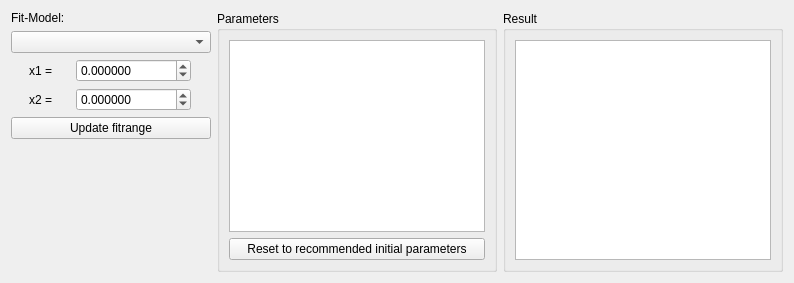
          <widget class="QWidget" name="tab_2">
           <attribute name="icon">
            <iconset resource="icons/mainrc.qrc">
             <normaloff>:/icons/Chart-Line-32.png</normaloff>:/icons/Chart-Line-32.png</iconset>
           </attribute>
           <attribute name="title">
            <string>Fit</string>
           </attribute>
           <layout class="QHBoxLayout" name="horizontalLayout_11">
            <item>
             <layout class="QVBoxLayout" name="verticalLayout_13">
              <item>
               <widget class="QLabel" name="label_3">
                <property name="sizePolicy">
                 <sizepolicy hsizetype="Preferred" vsizetype="Minimum">
                  <horstretch>0</horstretch>
                  <verstretch>0</verstretch>
                 </sizepolicy>
                </property>
                <property name="text">
                 <string>Fit-Model:</string>
                </property>
               </widget>
              </item>
              <item>
               <widget class="QComboBox" name="fitTypeCombo">
                <property name="sizePolicy">
                 <sizepolicy hsizetype="Fixed" vsizetype="Fixed">
                  <horstretch>0</horstretch>
                  <verstretch>0</verstretch>
                 </sizepolicy>
                </property>
                <property name="minimumSize">
                 <size>
                  <width>200</width>
                  <height>0</height>
                 </size>
                </property>
                <property name="maxVisibleItems">
                 <number>20</number>
                </property>
               </widget>
              </item>
              <item>
               <layout class="QHBoxLayout" name="horizontalLayout_2">
                <item>
                 <widget class="QLabel" name="label">
                  <property name="sizePolicy">
                   <sizepolicy hsizetype="Fixed" vsizetype="Preferred">
                    <horstretch>0</horstretch>
                    <verstretch>0</verstretch>
                   </sizepolicy>
                  </property>
                  <property name="text">
                   <string>x1 =</string>
                  </property>
                 </widget>
                </item>
                <item>
                 <widget class="QDoubleSpinBox" name="fitFromSpin">
                  <property name="sizePolicy">
                   <sizepolicy hsizetype="Fixed" vsizetype="Fixed">
                    <horstretch>150</horstretch>
                    <verstretch>0</verstretch>
                   </sizepolicy>
                  </property>
                  <property name="decimals">
                   <number>6</number>
                  </property>
                  <property name="minimum">
                   <double>-16777215.000000000000000</double>
                  </property>
                  <property name="maximum">
                   <double>16777215.000000000000000</double>
                  </property>
                  <property name="value">
                   <double>0.000000000000000</double>
                  </property>
                 </widget>
                </item>
               </layout>
              </item>
              <item>
               <layout class="QHBoxLayout" name="horizontalLayout">
                <property name="sizeConstraint">
                 <enum>QLayout::SetMinimumSize</enum>
                </property>
                <item>
                 <widget class="QLabel" name="label_2">
                  <property name="sizePolicy">
                   <sizepolicy hsizetype="Fixed" vsizetype="Preferred">
                    <horstretch>0</horstretch>
                    <verstretch>0</verstretch>
                   </sizepolicy>
                  </property>
                  <property name="text">
                   <string>x2 =</string>
                  </property>
                 </widget>
                </item>
                <item>
                 <widget class="QDoubleSpinBox" name="fitToSpin">
                  <property name="sizePolicy">
                   <sizepolicy hsizetype="Fixed" vsizetype="Fixed">
                    <horstretch>150</horstretch>
                    <verstretch>0</verstretch>
                   </sizepolicy>
                  </property>
                  <property name="decimals">
                   <number>6</number>
                  </property>
                  <property name="minimum">
                   <double>-16777215.000000000000000</double>
                  </property>
                  <property name="maximum">
                   <double>16777215.000000000000000</double>
                  </property>
                  <property name="singleStep">
                   <double>1.000000000000000</double>
                  </property>
                 </widget>
                </item>
               </layout>
              </item>
              <item>
               <widget class="QPushButton" name="updateFitRangeButton">
                <property name="text">
                 <string>Update fitrange</string>
                </property>
                <property name="icon">
                 <iconset resource="icons/mainrc.qrc">
                  <normaloff>:/icons/Actions-view-refresh-icon.png</normaloff>:/icons/Actions-view-refresh-icon.png</iconset>
                </property>
               </widget>
              </item>
              <item>
               <spacer name="verticalSpacer_3">
                <property name="orientation">
                 <enum>Qt::Vertical</enum>
                </property>
                <property name="sizeHint" stdset="0">
                 <size>
                  <width>20</width>
                  <height>40</height>
                 </size>
                </property>
               </spacer>
              </item>
             </layout>
            </item>
            <item>
             <widget class="QGroupBox" name="fittingParametersGroup">
              <property name="sizePolicy">
               <sizepolicy hsizetype="Minimum" vsizetype="Preferred">
                <horstretch>0</horstretch>
                <verstretch>0</verstretch>
               </sizepolicy>
              </property>
              <property name="title">
               <string>Parameters</string>
              </property>
              <layout class="QVBoxLayout" name="verticalLayout_8">
               <item>
                <widget class="QTableWidget" name="parametersTbl">
                 <property name="sizePolicy">
                  <sizepolicy hsizetype="Minimum" vsizetype="Minimum">
                   <horstretch>0</horstretch>
                   <verstretch>0</verstretch>
                  </sizepolicy>
                 </property>
                 <property name="minimumSize">
                  <size>
                   <width>0</width>
                   <height>0</height>
                  </size>
                 </property>
                 <attribute name="horizontalHeaderDefaultSectionSize">
                  <number>90</number>
                 </attribute>
                 <attribute name="horizontalHeaderStretchLastSection">
                  <bool>true</bool>
                 </attribute>
                 <attribute name="verticalHeaderDefaultSectionSize">
                  <number>35</number>
                 </attribute>
                </widget>
               </item>
               <item>
                <widget class="QPushButton" name="fillAutoFitParametersButton">
                 <property name="text">
                  <string>Reset to recommended initial parameters</string>
                 </property>
                 <property name="icon">
                  <iconset resource="icons/mainrc.qrc">
                   <normaloff>:/icons/undo_32.png</normaloff>:/icons/undo_32.png</iconset>
                 </property>
                </widget>
               </item>
              </layout>
             </widget>
            </item>
            <item>
             <widget class="QGroupBox" name="groupBox_2">
              <property name="sizePolicy">
               <sizepolicy hsizetype="Minimum" vsizetype="Minimum">
                <horstretch>0</horstretch>
                <verstretch>0</verstretch>
               </sizepolicy>
              </property>
              <property name="title">
               <string>Result</string>
              </property>
              <layout class="QVBoxLayout" name="verticalLayout_3">
               <item>
                <widget class="QTextEdit" name="textEdit">
                 <property name="sizePolicy">
                  <sizepolicy hsizetype="Expanding" vsizetype="Minimum">
                   <horstretch>0</horstretch>
                   <verstretch>0</verstretch>
                  </sizepolicy>
                 </property>
                 <property name="minimumSize">
                  <size>
                   <width>0</width>
                   <height>0</height>
                  </size>
                 </property>
                 <property name="frameShape">
                  <enum>QFrame::StyledPanel</enum>
                 </property>
                 <property name="frameShadow">
                  <enum>QFrame::Sunken</enum>
                 </property>
                 <property name="readOnly">
                  <bool>true</bool>
                 </property>
                </widget>
               </item>
              </layout>
             </widget>
            </item>
           </layout>
          </widget>
